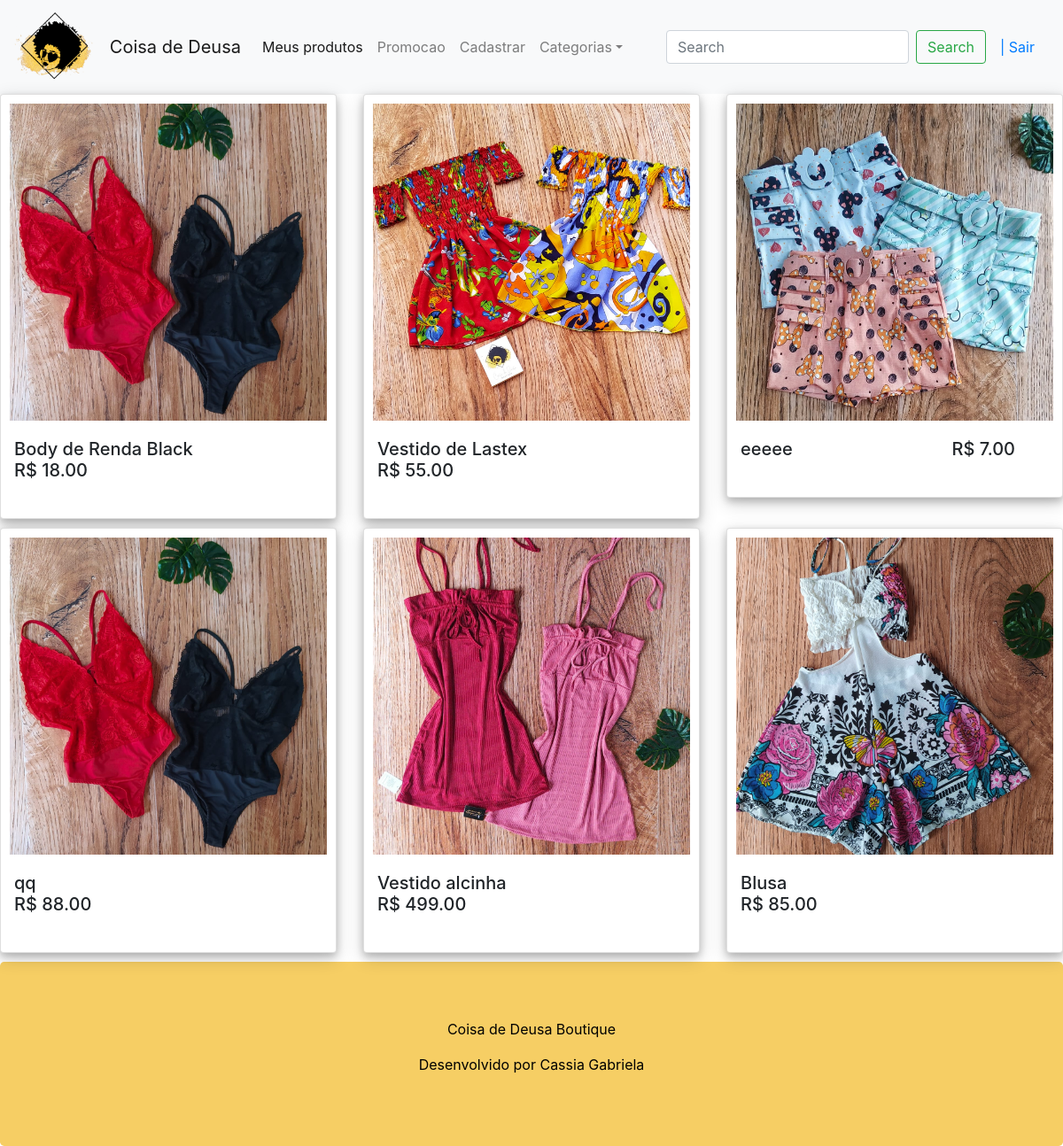
The app's page / (signed in) with its own data.
### contas/models.py (models this page shows, shortened)
class Produto(models.Model):
    titulo = models.CharField(max_length=100)
    descricao = models.TextField()
    referencia = models.CharField(max_length=5,)
    preco = models.DecimalField(max_digits=8,decimal_places=2)
    imagem = models.ImageField(null=True, upload_to='images')
    quantidade = models.IntegerField(null=True)
    promocao = models.BooleanField(null=True, default=False)
    precopromocao = models.DecimalField(max_digits=8,decimal_places=2, null=True, blank=True)
    categoria = models.CharField(max_length=50, null=True)
    user = models.ForeignKey(User, on_delete=models.CASCADE)
    class Meta:
        db_table = 'Produto'

### contas/views.py (the view)
# urls.py: path('', views.ListaProdutosView.as_view(), name='index'),
class ListaProdutosView(ListView):
    model = Produto
    template_name = 'produtos.html'
    context_object_name = 'produtos'

### templates/produtos.html (shortened to what this page needs)
{% extends 'page.html' %}
{% load static %}
{% block content %}
    <div class="row">
        {% for p in produtos %}
        <div class="col-sm-4" style="padding-bottom: 10px">
            <div class="card" style="width: 100%;">
                <a href="/produto/detalhe/{{ p.id }}" ><img src="{{ p.imagem.url }}" style="width: 100%"></a>
              <div class="card-body">
                <h5 class="card-title"> <div class="row" style="width: 100%"> <div align="left" style="width: 75%"> {{ p.titulo }}</div> R$ {{ p.preco }} </div> </h5>
              </div>
            </div>
        </div>
        {% endfor %}
    </div>
{% endblock %}

### templates/produtos.html (style rules this page uses)
div.card { box-shadow: 0 4px 8px 0 rgba(0, 0, 0, 0.2), 0 6px 20px 0 rgba(0, 0, 0, 0.19); }
div.card { padding: 10px; }

### records on screen
Produto: imagem (picture), titulo "Body de Renda Black", preco "18.00"
Produto: imagem (picture), titulo "Vestido de Lastex", preco "55.00"
Produto: imagem (picture), titulo "eeeee", preco "7.00"
Produto: imagem (picture), titulo "qq", preco "88.00"
Produto: imagem (picture), titulo "Vestido alcinha", preco "499.00"
Produto: imagem (picture), titulo "Blusa", preco "85.00"
